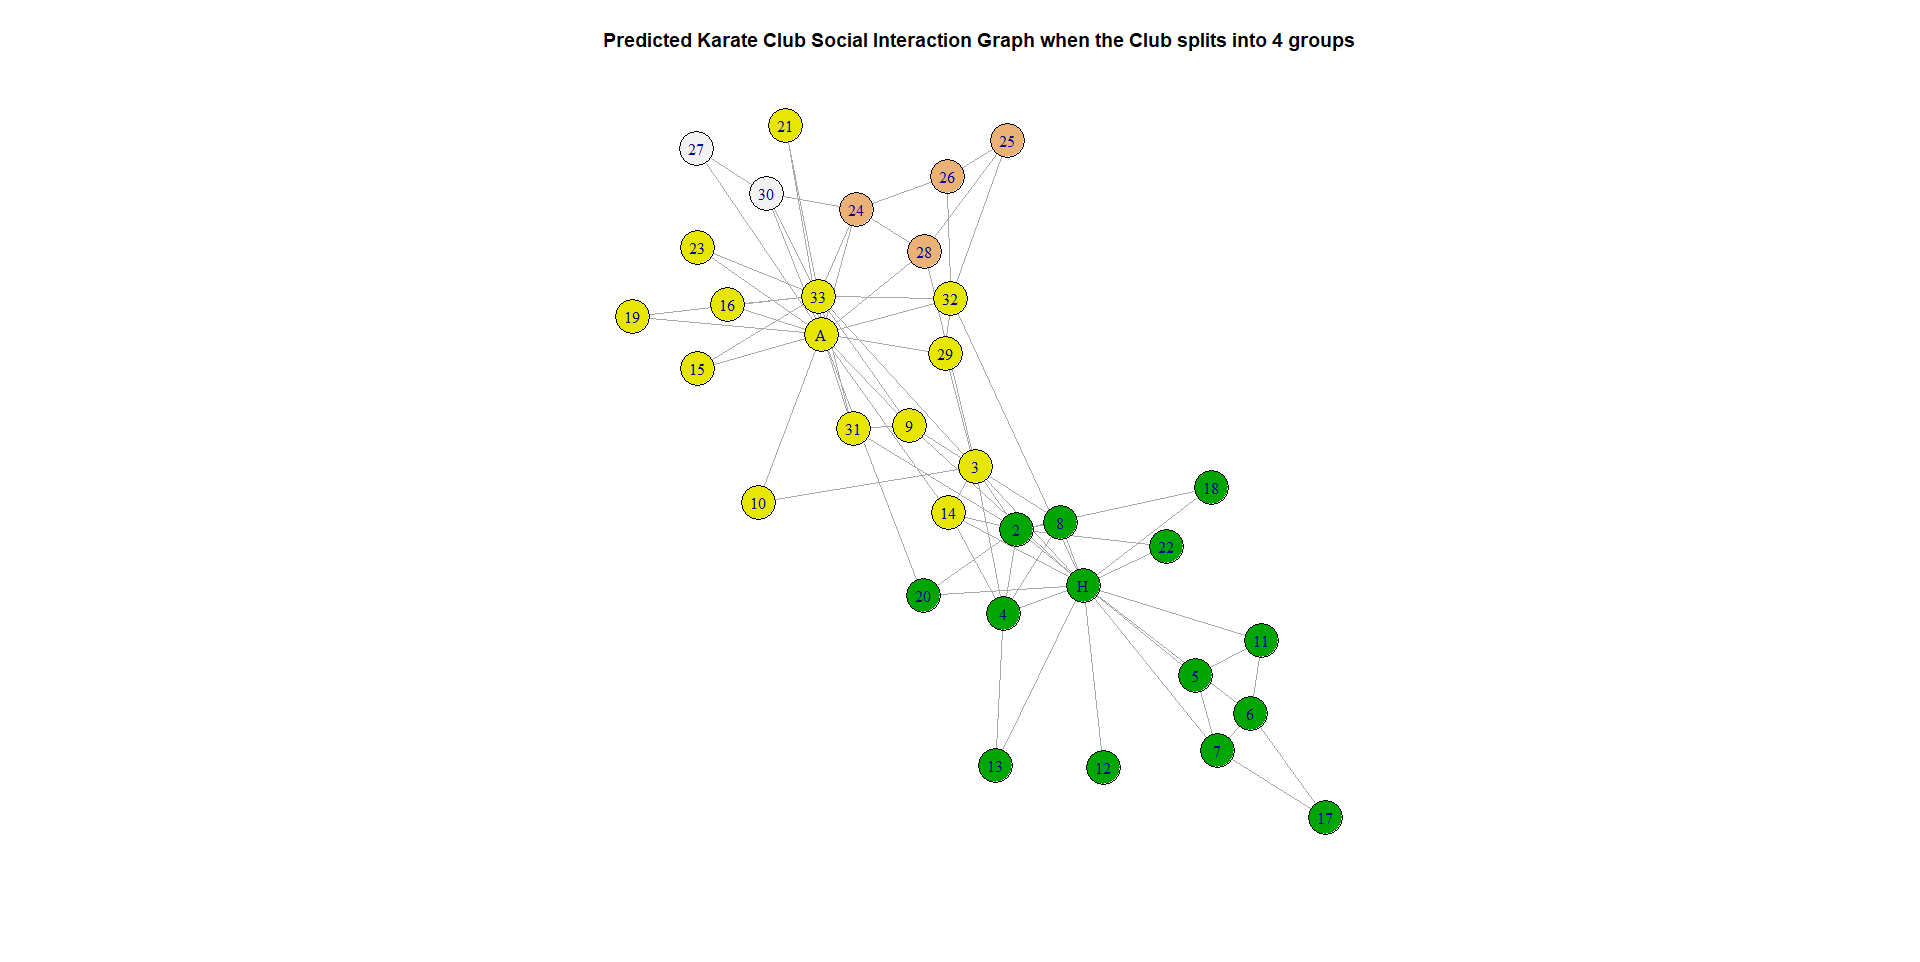

Generate this figure with R:
library("igraph")
library(igraphdata)
data(karate)
Karate_eb <- edge.betweenness.community(karate)
groups <- cutat(Karate_eb, 4)
colors <- terrain.colors(4, 1)
plot(karate, 
     vertex.color=colors[groups],
     vertex.size = 10,
     main="Predicted Karate Club Social Interaction Graph when the Club splits into 4 groups"
)
